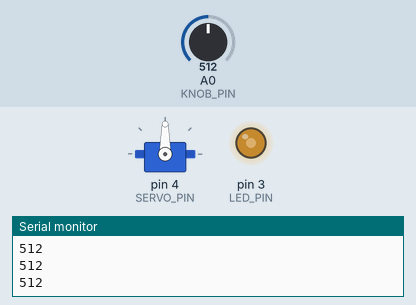
A sketch run on a simulated Arduino Uno, built with avr-gcc and run on an emulated ATmega328P. On the bench: servo, output pins drawn as LEDs (lit = HIGH), the last lines printed to the serial monitor. The inputs (shaded band) are chosen by the test bench; at power-on: A0 (KNOB_PIN) = 512.

Above: at 1.2 s.
1.3 s: A0 (KNOB_PIN) set to 716
At 2.2 s:
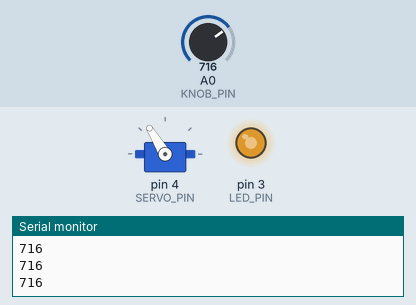
2.8 s: A0 (KNOB_PIN) set to 900
At 3.8 s:
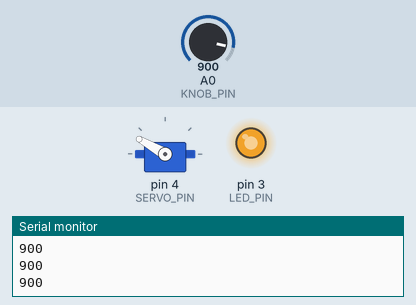
4.3 s: A0 (KNOB_PIN) set to 1023
At 5.5 s:
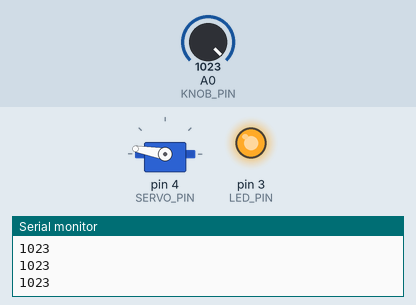
5.8 s: A0 (KNOB_PIN) set to 306
At 6.5 s:
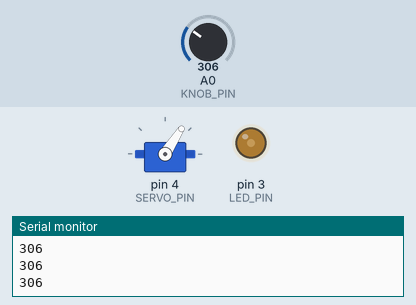
7.3 s: A0 (KNOB_PIN) set to 122
At 8.2 s:
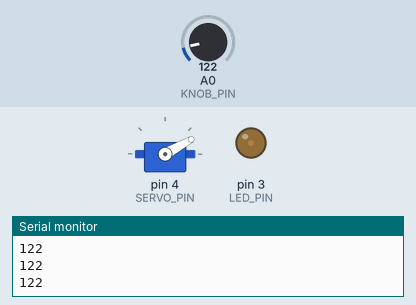
8.8 s: A0 (KNOB_PIN) set to 0
At 9.8 s:
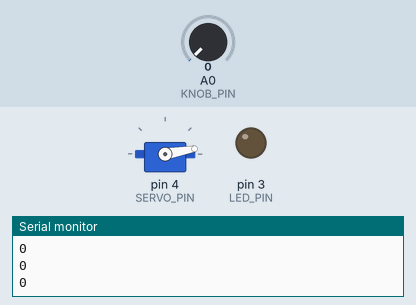
Timing chart, 0 to 11.3 s (numbered marks = the images above; inputs shaded):
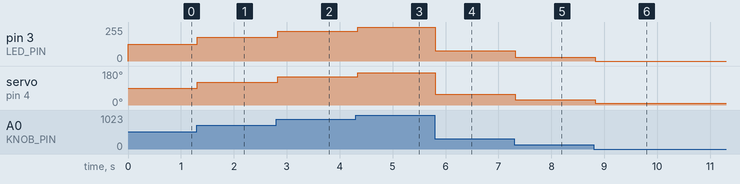

Measured:
- after the input at 1.3 s, pin 3 (LED_PIN): 127/255 → 178/255 at once; servo on pin 4 (SERVO_PIN): 90° → 121° at once
- after the input at 2.8 s, pin 3 (LED_PIN): 178/255 → 224/255 at once; servo on pin 4 (SERVO_PIN): 121° → 150° at once
- after the input at 4.3 s, pin 3 (LED_PIN): 224/255 → 255/255 at once; servo on pin 4 (SERVO_PIN): 150° → 170° at once
- after the input at 5.8 s, pin 3 (LED_PIN): 255/255 → 76/255 at once; servo on pin 4 (SERVO_PIN): 170° → 57° at once
- after the input at 7.3 s, pin 3 (LED_PIN): 76/255 → 30/255 at once; servo on pin 4 (SERVO_PIN): 57° → 29° at once
- after the input at 8.8 s, pin 3 (LED_PIN): 30/255 → 0/255 at once; servo on pin 4 (SERVO_PIN): 29° → 10° at once

The sketch:

KnobServo.ino
```cpp
#include <Servo.h>

#define KNOB_PIN  A0
#define LED_PIN    3
#define SERVO_PIN  4

Servo servo;

void setup() {
  pinMode(KNOB_PIN, INPUT);
  pinMode(LED_PIN, OUTPUT);
  servo.attach(SERVO_PIN);
  Serial.begin(9600);
  while(!Serial);
}

void loop() {
  int knobVal = analogRead(KNOB_PIN);
  Serial.println(knobVal);
  analogWrite(LED_PIN, map(knobVal, 0, 1023, 0, 255));
  servo.write(map(knobVal, 0, 1023, 10, 170));
  delay(50);
}
```
